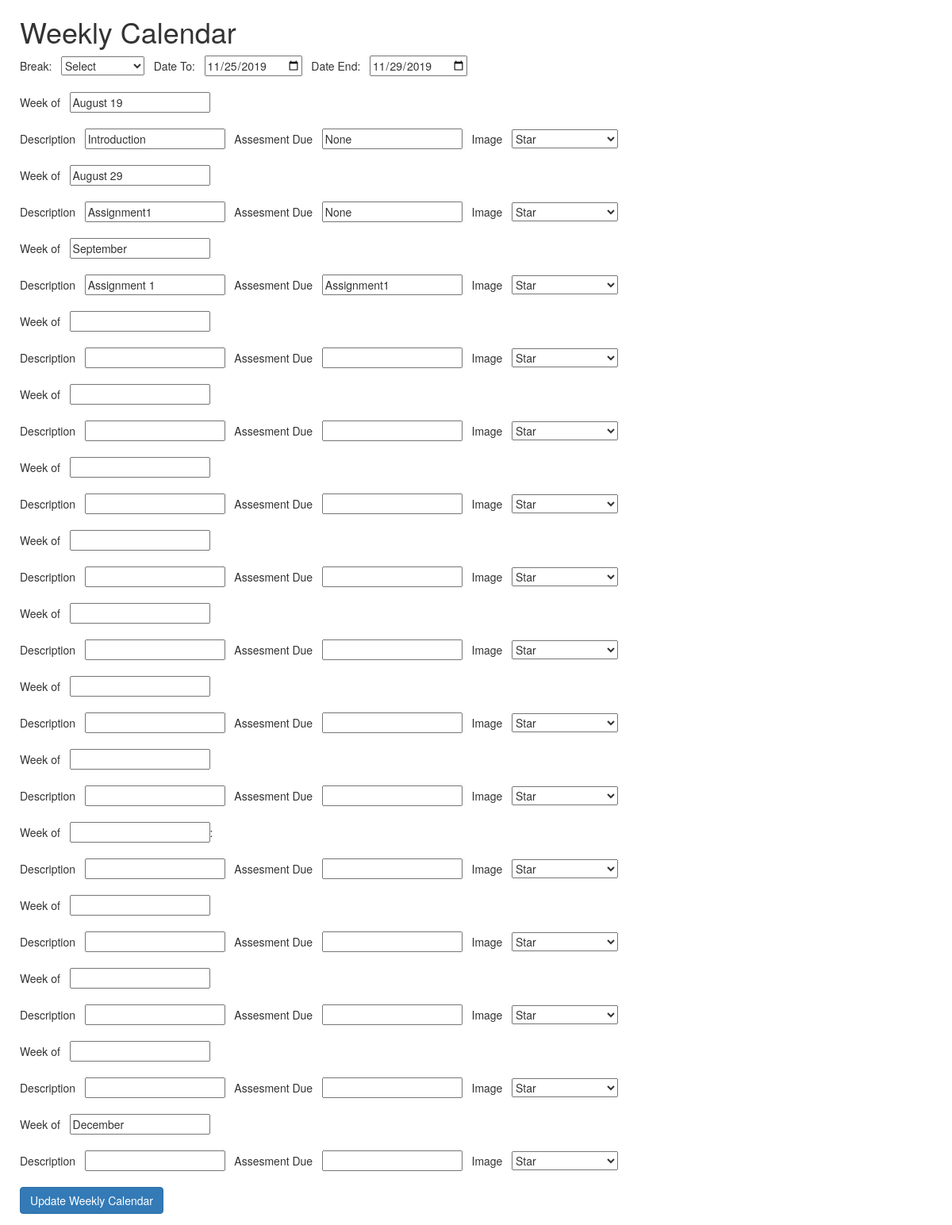
The page /update_weekly_infohtml.php?courseID=6 on the database its author committed.
### tables this page shows
CREATE TABLE `weeklyinfo` (
  `PKID` int(11) NOT NULL,
  `holiday` varchar(255) NOT NULL,
  `month` varchar(255) NOT NULL,
  `startdate` date NOT NULL,
  `enddate` date NOT NULL,
  `weekofheading1` varchar(255) NOT NULL,
  `weekofheading2` varchar(255) NOT NULL,
  `weekofheading3` varchar(255) NOT NULL,
  `weekofheading4` varchar(255) NOT NULL,
  `weekofheading5` varchar(255) NOT NULL,
  `weekofheading6` varchar(255) NOT NULL,
  `weekofheading7` varchar(255) NOT NULL,
  `weekofheading8` varchar(255) NOT NULL,
  `weekofheading9` varchar(255) NOT NULL,
  `weekofheading10` varchar(255) NOT NULL,
  `weekofheading11` varchar(255) NOT NULL,
  `weekofheading12` varchar(255) NOT NULL,
  `weekofheading13` varchar(255) NOT NULL,
  `weekofheading14` varchar(255) NOT NULL,
  `weekofheading15` varchar(255) NOT NULL,
  `subheading1` varchar(255) NOT NULL,
  `subheading2` varchar(255) NOT NULL,
  `subheading3` varchar(255) NOT NULL,
  `subheading4` varchar(255) NOT NULL,
  `subheading5` varchar(255) NOT NULL,
  `subheading6` varchar(255) NOT NULL,
  `subheading7` varchar(255) NOT NULL,
  `subheading8` varchar(255) NOT NULL,
  `subheading9` varchar(255) NOT NULL,
  `subheading10` varchar(255) NOT NULL,
  `subheading11` varchar(255) NOT NULL,
  `subheading12` varchar(255) NOT NULL,
  `subheading13` varchar(255) NOT NULL,
  `subheading14` varchar(255) NOT NULL,
  `subheading15` varchar(255) NOT NULL,
  `week1assessment` varchar(255) NOT NULL,
  `week2assessment` varchar(255) NOT NULL,
  `week3assessment` varchar(255) NOT NULL,
  `week4assessment` varchar(255) NOT NULL,
  `week5assessment` varchar(255) NOT NULL,
  `week6assessment` varchar(255) NOT NULL,
  `week7assessment` varchar(255) NOT NULL,
  `week8assessment` varchar(255) NOT NULL,
  `week9assessment` varchar(255) NOT NULL,
  `week10assessment` varchar(255) NOT NULL,
  `week11assessment` varchar(255) NOT NULL,
  `week12assessment` varchar(255) NOT NULL,
  `week13assessment` varchar(255) NOT NULL,
  `week14assessment` varchar(255) NOT NULL,
  `week15assessment` varchar(255) NOT NULL,
  `fkprofid` int(255) NOT NULL,
  `fkcourseid` int(255) NOT NULL,
  `symbol1` varchar(225) NOT NULL,
  `symbol2` varchar(225) NOT NULL,
  `symbol3` varchar(225) NOT NULL,
  `symbol4` varchar(225) NOT NULL,
  `symbol5` varchar(225) NOT NULL,
  `symbol6` varchar(225) NOT NULL,
  `symbol7` varchar(225) NOT NULL,
  `symbol8` varchar(225) NOT NULL,
  `symbol9` varchar(225) NOT NULL,
  `symbol10` varchar(225) NOT NULL,
  `symbol11` varchar(225) NOT NULL,
  `symbol12` varchar(225) NOT NULL,
  `symbol13` varchar(225) NOT NULL,
  `symbol14` varchar(225) NOT NULL,
  `symbol15` varchar(225) NOT NULL
);

### update_weekly_infohtml.php (the view, shortened to what this page needs)
<?php
$courseID = $_GET['courseID'];
$servername="localhost";
$dbname="info-syllabus";
$username="root";
$password="";
$conn = new mysqli($servername, $username, $password, $dbname);
$sql =" Select
     holiday, month, startdate, enddate, weekofheading1, weekofheading2, weekofheading3, weekofheading4, weekofheading5, weekofheading6, weekofheading7, weekofheading8, weekofheading9, weekofheading10, weekofheading11, weekofheading12, weekofheading13, weekofheading14, weekofheading15,
	 subheading1, subheading2, subheading3, subheading4, subheading5, subheading6, subheading7, subheading8, subheading9, subheading10, subheading11, subheading12, subheading13, subheading14, subheading15,
	 week1assessment, week2assessment, week3assessment, week4assessment, week5assessment, week6assessment, week7assessment, week8assessment, week9assessment, week10assessment, week11assessment, week12assessment, week13assessment, week14assessment, week15assessment, fkprofid, fkcourseid
	 FROM weeklyinfo where fkcourseid= $courseID ";
$result = $conn->query($sql);
  $row=mysqli_num_rows($result);
if($row>0){
$row=$result->fetch_array();
$startdate =$row['startdate'];
$enddate =$row['enddate'];
$weekofheading1 = $row['weekofheading1'];
$weekofheading2 = $row['weekofheading2'];
$weekofheading3 = $row['weekofheading3'];
$weekofheading4 = $row['weekofheading4'];
$weekofheading5 = $row['weekofheading5'];
$weekofheading6 = $row['weekofheading6'];
$weekofheading7 = $row['weekofheading7'];
$weekofheading8 = $row['weekofheading8'];
$weekofheading9 = $row['weekofheading9'];
$weekofheading10 = $row['weekofheading10'];
$weekofheading11 = $row['weekofheading11'];
$weekofheading12 = $row['weekofheading12'];
$weekofheading13 = $row['weekofheading13'];
$weekofheading14 = $row['weekofheading14'];
$weekofheading15 = $row['weekofheading15'];
$subheading1 = $row['subheading1'];
$subheading2 = $row['subheading2'];
$subheading3 = $row['subheading3'];
$subheading4 = $row['subheading4'];
$subheading5 = $row['subheading5'];
$subheading6 = $row['subheading6'];
$subheading7 = $row['subheading7'];
$subheading8 = $row['subheading8'];
$subheading9 = $row['subheading9'];
$subheading10 = $row['subheading10'];
$subheading11 = $row['subheading11'];
$subheading12 = $row['subheading12'];
$subheading13 = $row['subheading13'];
$subheading14 = $row['subheading14'];
$subheading15 = $row['subheading15'];
$week1assessment = $row['week1assessment'];
$week2assessment = $row['week2assessment'];
$week3assessment = $row['week3assessment'];
$week4assessment = $row['week4assessment'];
$week5assessment = $row['week5assessment'];
$week6assessment = $row['week6assessment'];
$week7assessment = $row['week7assessment'];
$week8assessment = $row['week8assessment'];
$week9assessment = $row['week9assessment'];
$week10assessment = $row['week10assessment'];
$week11assessment = $row['week11assessment'];
$week12assessment = $row['week12assessment'];
$week13assessment = $row['week13assessment'];
$week14assessment = $row['week14assessment'];
$week15assessment = $row['week15assessment'];
}
?>
<html>
<head>
<link rel="stylesheet" href="https://maxcdn.bootstrapcdn.com/bootstrap/3.4.0/css/bootstrap.min.css">
</head>
<body>
<h1 style="padding-left: 25px;">Weekly Calendar</h1>
<form action="update_weekly_info.php" form="get" style="padding-left: 25px;">
Break:	&nbsp <select name="holiday_name">
		<option value="">Select</option>
		</select> &nbsp
Date To: &nbsp <input type="date" name="startdate" value ="<?php echo $startdate; ?>"> &nbsp
Date End: &nbsp <input type="date" name="enddate" value="<?php echo $enddate; ?>"> <br><br>
Week of &nbsp <input type="text" name="weekofheading1" value="<?php echo $weekofheading1; ?>"> <br><br>
Description &nbsp   <input type="text" length="255" name="week1_info" value="<?php echo $subheading1; ?>" > &nbsp
Assesment Due &nbsp <input type="text" length="255" name="week1assessment" value="<?php echo $week1assessment; ?>" > &nbsp
Image &nbsp <select name="symbol1">
			<option value="star">Star</option>
			</select>
<br><br>
Week of &nbsp <input type="text" name ="weekofheading2" value="<?php echo $weekofheading2; ?>"> <br><br>
Description   &nbsp <input type="text" length="255" name="week2_info" value="<?php echo $subheading2; ?>" > &nbsp
Assesment Due &nbsp <input type="text" length="255" name="week2assessment" value="<?php echo $week2assessment; ?>" > &nbsp
Image &nbsp <select name="symbol2">
			<option value="star">Star</option>
			</select>
<br><br>
Week of &nbsp <input type="text" name = "weekofheading3" value="<?php echo $weekofheading3; ?>"> <br><br>
Description   &nbsp <input type="text" length="255" name="week3_info" value="<?php echo $subheading3; ?>" > &nbsp
Assesment Due &nbsp <input type="text" length="255" name="week3assessment" value="<?php echo $week3assessment; ?>" > &nbsp
Image &nbsp <select name="symbol3">
			<option value="star">Star</option>
			</select>
<br><br>
Week of &nbsp <input type="text" name = "weekofheading4" value="<?php echo $weekofheading4; ?>"> <br><br>
Description   &nbsp <input type="text" length="255" name="week4_info" value="<?php echo $subheading4; ?>" > &nbsp
Assesment Due &nbsp <input type="text" length="255" name="week4assessment" value="<?php echo $week4assessment; ?>" > &nbsp
Image &nbsp <select name="symbol4">
			<option value="star">Star</option>
			</select>
<br><br>
Week of &nbsp <input type="text" name = "weekofheading5" value="<?php echo $weekofheading5; ?>"> <br><br>
Description   &nbsp <input type="text" length="255" name="week5_info" value="<?php echo $subheading5; ?>" > &nbsp
Assesment Due &nbsp <input type="text" length="255" name="week5assessment" value="<?php echo $week5assessment; ?>" > &nbsp
Image &nbsp <select name="symbol5">
			<option value="star">Star</option>
			</select>
<br><br>
Week of &nbsp <input type="text" name = "weekofheading6" value="<?php echo $weekofheading6; ?>"> <br><br>
Description   &nbsp <input type="text" length="255" name="week6_info" value="<?php echo $subheading6; ?>" > &nbsp
Assesment Due &nbsp <input type="text" length="255" name="week6assessment" value="<?php echo $week6assessment; ?>" > &nbsp
Image &nbsp <select name="symbol6">
			<option value="star">Star</option>
			</select>
<br><br>
Week of &nbsp <input type="text" name = "weekofheading7" value="<?php echo $weekofheading7; ?>"> <br><br>
Description   &nbsp <input type="text" length="255" name="week7_info" value="<?php echo $subheading7; ?>" > &nbsp
Assesment Due &nbsp <input type="text" length="255" name="week7assessment" value="<?php echo $week7assessment; ?>" > &nbsp
Image &nbsp <select name="symbol7">
			<option value="star">Star</option>
			</select>
<br><br>
Week of &nbsp <input type="text" name = "weekofheading8" value="<?php echo $weekofheading8; ?>"> <br><br>
Description   &nbsp <input type="text" length="255" name="week8_info" value="<?php echo $subheading8; ?>" > &nbsp
Assesment Due &nbsp <input type="text" length="255" name="week8assessment" value="<?php echo $week8assessment; ?>" > &nbsp
Image &nbsp <select name="symbol8">
			<option value="star">Star</option>
			</select>
<br><br>
Week of &nbsp <input type="text" name = "weekofheading9" value="<?php echo $weekofheading9; ?>"> <br><br>
Description   &nbsp <input type="text" length="255" name="week9_info" value="<?php echo $subheading9; ?>" > &nbsp
Assesment Due &nbsp <input type="text" length="255" name="week9assessment" value="<?php echo $week9assessment; ?>" > &nbsp
Image &nbsp <select name="symbol9">
			<option value="star">Star</option>
			</select>
<br><br>
Week of &nbsp <input type="text" name = "weekofheading10" value="<?php echo $weekofheading10; ?>"> <br><br>
Description   &nbsp <input type="text" length="255" name="week10_info" value="<?php echo $subheading10; ?>" > &nbsp
Assesment Due &nbsp <input type="text" length="255" name="week10assessment" value="<?php echo $week10assessment; ?>" > &nbsp
Image &nbsp <select name="symbol10">
			<option value="star">Star</option>
			</select>
<br><br>
Week of &nbsp <input type="text" name = "weekofheading11" value="<?php echo $weekofheading11; ?>">: <br><br>
Description   &nbsp <input type="text" length="255" name="week11_info" value="<?php echo $subheading11; ?>" > &nbsp
Assesment Due &nbsp <input type="text" length="255" name="week11assessment" value="<?php echo $week11assessment; ?>" > &nbsp
Image &nbsp <select name="symboll1">
			<option value="star">Star</option>
			</select>
<br><br>
Week of &nbsp <input type="text" name = "weekofheading12" value="<?php echo $weekofheading12; ?>"> <br><br>
Description   &nbsp <input type="text" length="255" name="week12_info" value="<?php echo $subheading12; ?>" > &nbsp
Assesment Due &nbsp <input type="text" length="255" name="week12assessment" value="<?php echo $week12assessment; ?>" > &nbsp
Image &nbsp <select name="symbol12">
			<option value="star">Star</option>
			</select>
<br><br>
Week of &nbsp <input type="text" name = "weekofheading13" value="<?php echo $weekofheading13; ?>"> <br><br>
Description   &nbsp <input type="text" length="255" name="week13_info" value="<?php echo $subheading13; ?>" > &nbsp
Assesment Due &nbsp <input type="text" length="255" name="week13assessment" value="<?php echo $week13assessment; ?>" > &nbsp
Image &nbsp <select name="symbol13">
			<option value="star">Star</option>
			</select>
<br><br>
Week of &nbsp <input type="text" name = "weekofheading14" value="<?php echo $weekofheading14; ?>"> <br><br>
Description   &nbsp <input type="text" length="255" name="week14_info" value="<?php echo $subheading14; ?>" > &nbsp
Assesment Due &nbsp <input type="text" length="255" name="week14assessment" value="<?php echo $week14assessment; ?>" > &nbsp
Image &nbsp <select name="symbol14">
			<option value="star">Star</option>
			</select>
<br><br>
Week of &nbsp <input type="text" name = "weekofheading15" value="<?php echo $weekofheading15; ?>"> <br><br>
Description   &nbsp <input type="text" length="255" name="week15_info" value="<?php echo $subheading15; ?>" > &nbsp
Assesment Due &nbsp <input type="text" length="255" name="week15assessment" value="<?php echo $week15assessment; ?>" > &nbsp
Image &nbsp <select name="symbol15">
			<option value="star">Star</option>
			</select>
<br><br>
<button type="submit" class="btn btn-primary">Update Weekly Calendar</button>
</form>
</body>
</html>

### rows shown on the page
weeklyinfo: startdate "11/25/2019", enddate "11/29/2019", weekofheading1 "August 19", week1_info "Introduction", week1assessment "None", weekofheading2 "August 29", week2_info "Assignment1", week2assessment "None", weekofheading3 "September", week3_info "Assignment 1", week3assessment "Assignment1", weekofheading15 "December"
